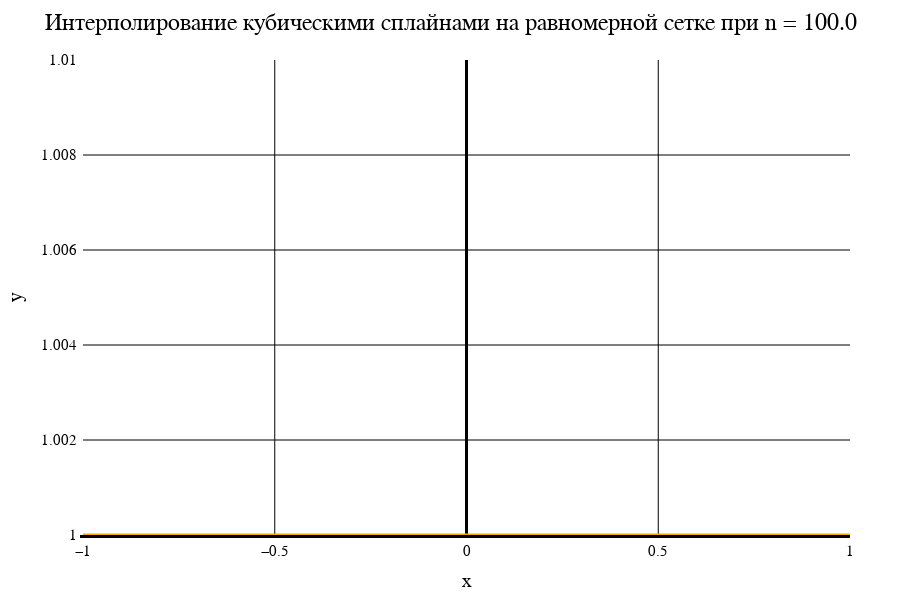

Notebook code for this chart:
### Markdown cell above
Сплайн. Равномерная сетка

### Code cell
data3[1]

### Figure 1 — Plotly figure (JSON) as saved in the notebook; plotly's stock layout.template omitted (floating-point values rounded to 4 significant figures; data arrays with more than 128 entries replaced by an {"elided": "..."} marker saying what was removed)
{"data": [{"line": {"color": "orange", "width": 3}, "mode": "line", "type": "scatter", "x": {"elided": "201 float values"}, "y": {"elided": "201 int values"}}], "layout": {"coloraxis": {"outlinecolor": "black"}, "font": {"color": "black", "family": "Time New Roman"}, "height": 600, "margin": {"b": 50, "l": 50, "r": 50, "t": 60}, "paper_bgcolor": "white", "plot_bgcolor": "white", "title": {"autosize": false, "font": {"color": "black", "family": "Times New Roman", "size": 24}, "paper_bgcolor": "red", "text": "Интерполирование кубическими сплайнами на равномерной сетке при n = 100.0"}, "width": 900, "xaxis": {"color": "black", "gridcolor": "black", "gridwidth": 1, "linecolor": "black", "linewidth": 3, "tickfont": {"size": 15}, "title": {"font": {"color": "black", "family": "Times New Roman", "size": 20}, "text": "x"}, "zeroline": true, "zerolinecolor": "black", "zerolinewidth": 3}, "yaxis": {"exponentformat": "power", "gridcolor": "black", "gridwidth": 1, "linewidth": 3, "range": [1, 1.01], "tickfont": {"size": 15}, "title": {"font": {"color": "black", "family": "Times New Roman", "size": 20}, "text": "y"}, "zeroline": true, "zerolinecolor": "black", "zerolinewidth": 1}}}
